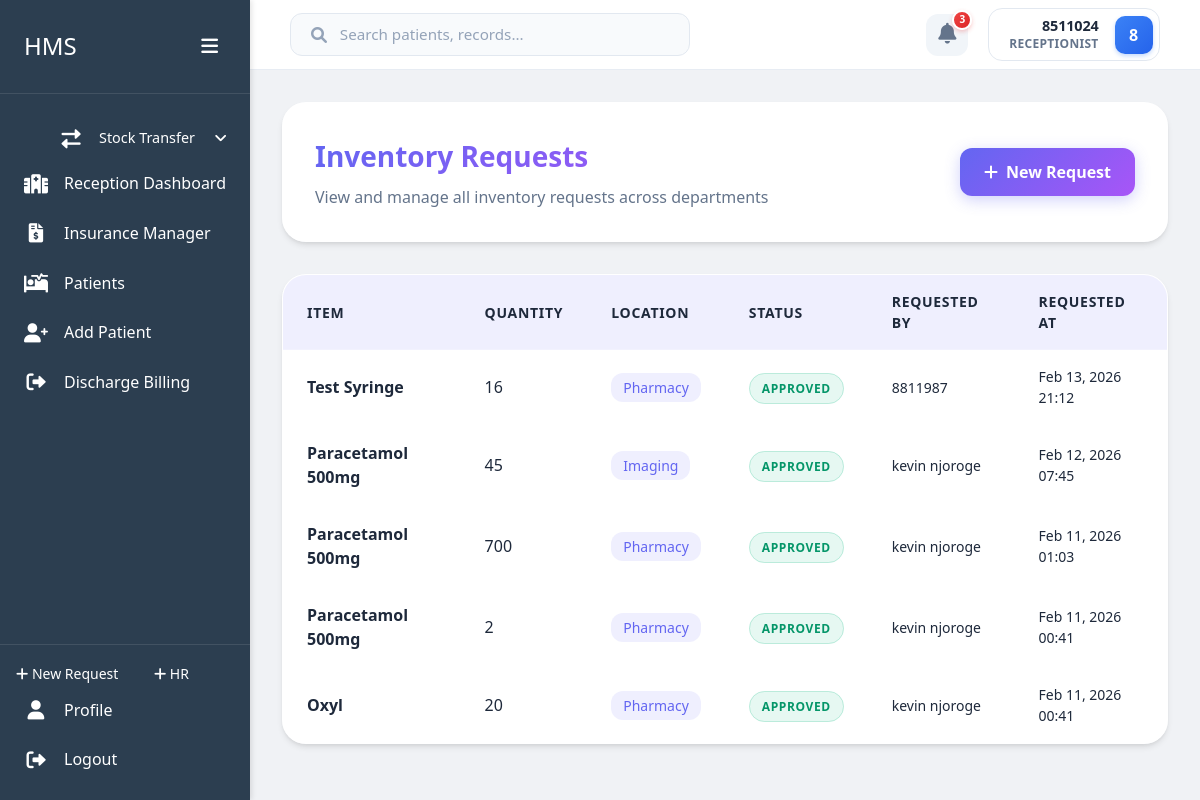
/inventory/requests/ (signed in), run on the app's committed database.
### users/models.py (models this page shows, shortened)
class User(AbstractBaseUser, PermissionsMixin):
    roles = [
        ('Admin', 'Admin'),
        ('Receptionist', 'Receptionist'),
        ('Doctor', 'Doctor'),
        ('Nurse', 'Nurse'),
        ('Pharmacist', 'Pharmacist'),
        ('Lab Technician', 'Lab Technician'),
        ('Accountant', 'Accountant'),
        ('Triage Nurse', 'Triage Nurse'),
        ('Radiographer', 'Radiographer'),
        ('Procurement Officer', 'Procurement Officer'),
        ('SHA Manager', 'SHA Manager'),
    ]
    id_number = models.CharField(max_length=20, unique=True)
    first_name = models.CharField(max_length=50, blank=True, null=True)
    last_name = models.CharField(max_length=50, blank=True, null=True)
    phone = models.CharField(max_length=15, blank=True, null=True)
    role = models.CharField(max_length=20, choices=roles)
    is_staff = models.BooleanField(default=False)
    is_active = models.BooleanField(default=True)
    date_joined = models.DateTimeField(default=timezone.now)
    USERNAME_FIELD = 'id_number'
    REQUIRED_FIELDS = []
    objects = CustomUserManager()
    @property
    def username(self):
        return f"{self.first_name} {self.last_name}".strip() if self.first_name or self.last_name else self.id_number
    def get_full_name(self):
        return self.username

### inventory/models.py (models this page shows, shortened)
class InventoryRequest(models.Model):
    location = models.ForeignKey('home.Departments', on_delete=models.CASCADE, related_name='inventory_requests')
    item = models.ForeignKey(InventoryItem, on_delete=models.CASCADE, related_name='requests')
    quantity = models.IntegerField()
    adjusted_quantity = models.IntegerField(null=True, blank=True)
    requested_at = models.DateTimeField(auto_now_add=True)
    requested_by = models.ForeignKey(settings.AUTH_USER_MODEL, on_delete=models.CASCADE)
    status = models.CharField(max_length=20, choices=[('Pending', 'Pending'), ('Approved', 'Approved'), ('Rejected', 'Rejected')], default='Pending')

class InventoryItem(models.Model):
    name = models.CharField(max_length=200)
    category = models.ForeignKey(InventoryCategory, on_delete=models.CASCADE, related_name='items')
    dispensing_unit = models.CharField(max_length=50, help_text="Smallest unit sold (e.g., Tablet, ml, Piece)")
    is_dispensed_as_whole = models.BooleanField(default=False, help_text="If true, item is only sold as a whole unit (e.g., a small box)")
    selling_price = models.DecimalField(max_digits=10, decimal_places=2, default=0.00, help_text="Selling price per dispensing unit")
    buying_price = models.DecimalField(max_digits=10, decimal_places=2, default=0.00, help_text="Cost price per dispensing unit")
    reorder_level = models.IntegerField(default=10, help_text="Minimum stock level before reordering")

### home/models.py (models this page shows)
class Departments(models.Model):
    name = models.CharField(max_length=100, unique=True)
    hod = models.ForeignKey('users.User', on_delete=models.SET_NULL, null=True, related_name='departments_hod')
    abbreviation = models.CharField(max_length=10, null=True, blank=True, unique=True)
    def __str__(self):
        return self.name

### inventory/views.py (the view)
# urls.py: path('requests/', views.request_list, name='request_list'),
@login_required
def request_list(request):
    requests = InventoryRequest.objects.select_related('item', 'requested_by').order_by('-requested_at')
    return render(request, 'inventory/request_list.html', {'requests': requests})

### inventory/templates/inventory/request_list.html (shortened to what this page needs)
{% extends 'users/dashboard_base.html' %}
{% load static %}
{% block content %}
    <div class="container">
        <div class="header-card">
            <div class="header-title">
                <h2>Inventory Requests</h2>
                <p>View and manage all inventory requests across departments</p>
            </div>
            <a href="{% url 'inventory:create_request' %}" class="btn btn-primary">
                <i class="fas fa-plus"></i> New Request
            </a>
        </div>
        <div class="requests-table">
            {% if requests %}
                <table class="table">
                    <thead>
                        <tr>
                            <th>Item</th>
                            <th>Quantity</th>
                            <th>Location</th>
                            <th>Status</th>
                            <th>Requested By</th>
                            <th>Requested At</th>
                        </tr>
                    </thead>
                    <tbody>
                        {% for request in requests %}
                            <tr>
                                <td class="item-name">{{ request.item.name }}</td>
                                <td class="quantity">{{ request.quantity }} {{ request.item.unit }}</td>
                                <td>
                                    <span class="location">{{ request.location }}</span>
                                </td>
                                <td>
                                    <span class="status-badge status-{{ request.status|lower }}">{{ request.status }}</span>
                                </td>
                                <td class="requested-by">{{ request.requested_by.get_full_name|default:request.requested_by.username }}</td>
                                <td class="requested-at">{{ request.requested_at|date:"M d, Y H:i" }}</td>
                            </tr>
                        {% endfor %}
                    </tbody>
                </table>
            {% endif %}
        </div>
    </div>
{% endblock %}

### users/templates/users/dashboard_base.html (shortened to what this page needs)
{% load static %}
<!DOCTYPE html>
<html lang="en">
    <head>
        <link rel="stylesheet" href="{% static 'users/css/dashboard.css' %}">
        <link rel="stylesheet" href="{% static 'users/vendor/fontawesome/css/all.min.css' %}">
        <link rel="stylesheet" href="{% static 'users/css/tailwind.css' %}">
    </head>
    <body>
        <div class="dashboard-container">
            <div class="sidebar" id="sidebar">
                <div class="sidebar-header">
                    <h2>HMS</h2>
                    <button class="toggle-btn" id="sidebarToggle">
                        <i class="fas fa-bars"></i>
                    </button>
                </div>
                <div class="sidebar-menu">
                    <a href="{% url 'inventory:transfer_stock' %}" class="menu-item submenu-item">
                        <i class="fas fa-exchange-alt"></i>
                        <span>Stock Transfer</span>
                    </a>
                    {% if user.role == 'Admin' or user.role == 'Receptionist' %}
                        <a href="{% url 'home:reception_dashboard' %}" class="menu-item {% if request.resolver_match.url_name == 'reception_dashboard' %}active{% endif %}">
                            <i class="fas fa-hospital"></i>
                            <span>Reception Dashboard</span>
                        </a>
                        <a href="{% url 'accounts:insurance_manager' %}" class="menu-item {% if request.resolver_match.url_name == 'insurance_manager' %}active{% endif %}">
                            <i class="fas fa-file-invoice-dollar"></i>
                            <span>Insurance Manager</span>
                        </a>
                        <a href="{% url 'home:patient_list' %}" class="menu-item {% if request.resolver_match.url_name == 'patient_list' %}active{% endif %}">
                            <i class="fas fa-procedures"></i>
                            <span>Patients</span>
                        </a>
                        <a href="{% url 'home:patient_create' %}" class="menu-item {% if request.resolver_match.url_name == 'patient_create' %}active{% endif %}">
                            <i class="fas fa-user-plus"></i>
                            <span>Add Patient</span>
                        </a>
                        <a href="{% url 'accounts:discharge_dashboard' %}" class="menu-item {% if request.resolver_match.url_name == 'discharge_dashboard' %}active{% endif %}">
                            <i class="fas fa-sign-out-alt"></i>
                            <span>Discharge Billing</span>
                        </a>
                    {% endif %}
                </div>
                <div class="sidebar-footer">
                    {% if user.role != 'Doctors' %}
                        <a href="{% url 'inventory:create_request' %}" class="btn-add" style="padding: 0.5rem 1rem; font-size: 0.875rem;">
                            <i class="fas fa-plus"></i> New Request
                        </a>
                        <a href="{% url 'home:health_records' %}" class="btn-add" style="padding: 0.5rem 1rem; font-size: 0.875rem;">
                            <i class="fas fa-plus"></i> HR
                        </a>
                        <a href="{% url 'users:profile' %}" class="menu-item">
                            <i class="fas fa-user"></i>
                            <span>Profile</span>
                        </a>
                        <a href="{% url 'users:logout' %}" class="menu-item">
                            <i class="fas fa-sign-out-alt"></i>
                            <span>Logout</span>
                        </a>
                    {% endif %}
                </div>
            </div>
            <div class="main-content" id="mainContent">
                <header class="top-bar">
                    <div class="search-bar">
                        <i class="fas fa-search"></i>
                        <input type="text" placeholder="Search patients, records...">
                    </div>
                    <div class="user-nav">
                        <div class="notifications">
                            <i class="fas fa-bell"></i>
                            <span class="notification-badge">3</span>
                        </div>
                        <div class="user-profile-nav">
                            <div class="user-details">
                                <span class="user-id">{{ user.get_full_name }}</span>
                                <span class="user-role">{{ user.get_role_display }}</span>
                            </div>
                            <div class="user-avatar-sm">{{ user.get_full_name|slice:":1"|upper }}</div>
                        </div>
                    </div>
                </header>
                <main>
                    {% block content %}{% endblock %}
                </main>
            </div>
        </div>
    </body>
</html>

### inventory/templates/inventory/request_list.html (style rules this page uses)
:root { --primary-gradient: linear-gradient(135deg, #6366f1 0%, #a855f7 100%); --success-gradient: linear-gradient(135deg, #10b981 0%, #059669 100%); --warning-gradient: linear-gradient(135deg, #f59e0b 0%, #d97706 100%); --danger-gradient: linear-gradient(135deg, #ef4444 0%, #dc2626 100%); --glass-bg: rgba(255, 255, 255, 0.95); --glass-border: rgba(255, 255, 255, 0.2); --text-primary: #1e293b; --text-secondary: #64748b; --text-muted: #94a3b8; --card-shadow: 0 4px 6px -1px rgba(0, 0, 0, 0.1), 0 2px 4px -1px rgba(0, 0, 0, 0.06); }
.container { max-width: 1200px; margin: 0 auto; animation: fadeInUp 0.6s ease-out; }
.header-card { background: var(--glass-bg); backdrop-filter: blur(12px); border: 1px solid var(--glass-border); border-radius: 24px; padding: 2rem; margin-bottom: 2rem; box-shadow: var(--card-shadow); display: flex; justify-content: space-between; align-items: center; }
.header-title h2 { font-size: 1.75rem; font-weight: 700; background: var(--primary-gradient); background-clip: text; -webkit-background-clip: text; -webkit-text-fill-color: transparent; margin-bottom: 0.5rem; }
.header-title p { color: var(--text-secondary); font-size: 1rem; }
.btn { padding: 0.75rem 1.5rem; border-radius: 12px; font-weight: 600; cursor: pointer; transition: all 0.3s ease; text-decoration: none; border: none; display: inline-flex; align-items: center; gap: 0.5rem; }
.btn-primary { background: var(--primary-gradient); color: white; box-shadow: 0 4px 15px rgba(99, 102, 241, 0.3); }
.requests-table { background: var(--glass-bg); backdrop-filter: blur(12px); border: 1px solid var(--glass-border); border-radius: 24px; overflow: hidden; box-shadow: var(--card-shadow); }
.table { width: 100%; border-collapse: collapse; margin: 0; }
.table thead { background: rgba(99, 102, 241, 0.1); }
.table th { padding: 1rem 1.5rem; text-align: left; font-weight: 600; color: var(--text-primary); font-size: 0.875rem; text-transform: uppercase; letter-spacing: 0.05em; border-bottom: 1px solid var(--glass-border); }
.table td { padding: 1rem 1.5rem; color: var(--text-primary); border-bottom: 1px solid rgba(255, 255, 255, 0.1); vertical-align: middle; }
.table tbody tr { transition: all 0.3s ease; }
.status-badge { padding: 0.375rem 0.75rem; border-radius: 20px; font-size: 0.75rem; font-weight: 600; text-transform: uppercase; letter-spacing: 0.05em; }
.status-approved { background: rgba(16, 185, 129, 0.1); color: #059669; border: 1px solid rgba(16, 185, 129, 0.2); }
.item-name { font-weight: 600; color: var(--text-primary); }
.quantity { font-weight: 500; color: var(--text-secondary); }
.location { display: inline-block; padding: 0.25rem 0.75rem; background: rgba(99, 102, 241, 0.1); color: #6366f1; border-radius: 12px; font-size: 0.875rem; font-weight: 500; }
.requested-by { color: var(--text-secondary); font-size: 0.875rem; }
.requested-at { color: var(--text-muted); font-size: 0.875rem; }

### data on the page
User: get_full_name "8511024", role "RECEPTIONIST", get_full_name "8"
InventoryRequest: item.name "Test Syringe", quantity "16", location "Pharmacy", status "APPROVED", requested_by.get_full_name "8811987", requested_at "Feb 13, 2026 21:12"
InventoryRequest: item.name "Paracetamol 500mg", quantity "45", location "Imaging", status "APPROVED", requested_by.get_full_name "kevin njoroge", requested_at "Feb 12, 2026 07:45"
InventoryRequest: item.name "Paracetamol 500mg", quantity "700", location "Pharmacy", status "APPROVED", requested_by.get_full_name "kevin njoroge", requested_at "Feb 11, 2026 01:03"
InventoryRequest: item.name "Paracetamol 500mg", quantity "2", location "Pharmacy", status "APPROVED", requested_by.get_full_name "kevin njoroge", requested_at "Feb 11, 2026 00:41"
InventoryRequest: item.name "Oxyl", quantity "20", location "Pharmacy", status "APPROVED", requested_by.get_full_name "kevin njoroge", requested_at "Feb 11, 2026 00:41"
